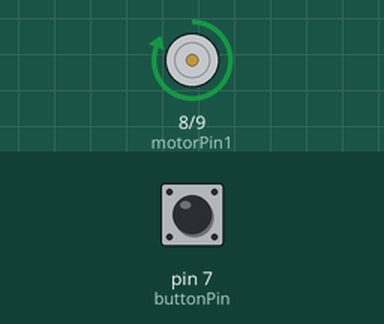
Simulated run of this sketch. Board: Arduino Uno, built with avr-gcc and run on an emulated ATmega328P. On the bench: motor-driver pin pairs drawn as motors (green arrow = first pin HIGH = forward, orange = second pin HIGH = backward, longer = more drive). Inputs (shaded band) come from the test bench; at power-on: pin 7 (buttonPin) HIGH.

Above: at 1.2 s.
1.3 s: pin 7 (buttonPin) pulled LOW for 0.15 s
At 1.37 s:
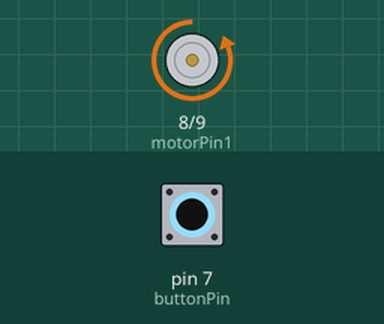
2.9 s: pin 7 (buttonPin) pulled LOW for 3.2 s
At 6.4 s:
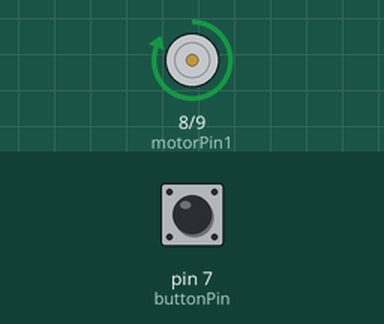
Timing chart, 0 to 7.9 s (numbered marks = the images above; inputs shaded):
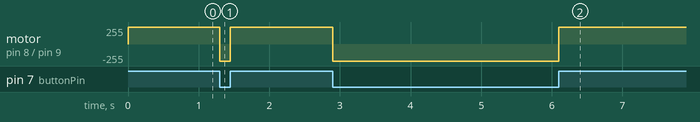

Measured:
- after the input at 1.3 s, motor on pin 8 (motorPin1) / pin 9 (motorPin2): forward 255/255 → backward 255/255 at once, → forward 255/255 0.15 s later
- after the input at 2.9 s, motor on pin 8 (motorPin1) / pin 9 (motorPin2): forward 255/255 → backward 255/255 at once, → forward 255/255 3.2 s later

The sketch:

motor_controller.ino
```cpp
// Define pin numbers
const int motorPin1 = 8;  // Motor direction pin 1
const int motorPin2 = 9;  // Motor direction pin 2
const int buttonPin = 7;  // Button input pin

void setup() {
  // Set motor pins as output
  pinMode(motorPin1, OUTPUT);
  pinMode(motorPin2, OUTPUT);

  // Set button pin as input with pull-up resistor
  pinMode(buttonPin, INPUT_PULLUP);
}

void loop() {
  // Read button state (HIGH = not pressed, LOW = pressed)
  int buttonState = digitalRead(buttonPin);

  if (buttonState == HIGH) {
    // Default state: Motor runs in one direction
    digitalWrite(motorPin1, HIGH);
    digitalWrite(motorPin2, LOW);
  } else {
    // Button pressed: Reverse motor direction
    digitalWrite(motorPin1, LOW);
    digitalWrite(motorPin2, HIGH);
  }
}
```
